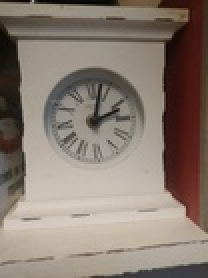
#> input picture data/0.jpg, 104 x 139 px, shrunk from 390 x 520 before the run (shown 2 times larger)
$ python script.py data/0.jpg
#> lines starting #> are read from the running program, lines starting #| are printed output that depends on the picture; after the words box and inside, x2 and y2 are one past the last pixel; in counts of white or black regions, pixels touching at a corner belong together
### hour_computing.py
from skimage import io, feature
import matplotlib.pyplot as plt
from matplotlib.pyplot import imshow
from skimage.transform import resize
import numpy as np
import scipy
import math
import copy
import sys

def paint_pixel(img, x, y, val):
    SE = point(len(img[0]), len(img))
    if(x - 1 >=0 and y-1 >=0 and x+1 < SE.x and y+1 < SE.y):
        img[y][x] = val
class point:
    def __init__(self, x=0, y=0):
        self.x = x
        self.y = y

    def distance(self ,other):
        a=self.x - other.x
        b=self.y - other.y
        return math.sqrt(a*a+b*b)

    def paint(self, img, val=(0,1.0,0), master = 1):
        for offx in (-1,0,1):
            for offy in (-1,0,1):
                paint_pixel(img, int(self.x)+offx, int(self.y)+offy, val)
class rectangle:
    def __init__(self):
        self.NW=point(1000000, 1000000)
        self.center=point()
        self.SE=point(-1,-1)
        self.x_val=0
        self.y_val=0

    def contains(self, p):
        if(self.NW.x < p.x and self.NW.y < p.y and self.SE.x > p.x and self.SE.y > p.y):
            return True
        return False

    def resize(self, prop):
        w = prop * (self.SE.x - self.NW.x)/2
        h = prop * (self.SE.y - self.NW.y)/2
        self.NW.x = self.center.x - w
        self.NW.y = self.center.y - h
        self.SE.x = self.center.x + w
        self.SE.y = self.center.y + h
        self.center = self.center
        self.x_val = 2*w
        self.y_val = 2*h


    def paint(self, img, val=(1.0,0,0)):
        for y in (int(self.NW.y), int(self.NW.y)-1, int(self.SE.y), int(self.SE.y)-1):
            for x in range(int(self.NW.x), int(self.SE.x)):
                paint_pixel(img, x, y, val)
        for x in (int(self.NW.x), int(self.NW.x)-1, int(self.SE.x), int(self.SE.x)-1):
            for y in range(int(self.NW.y), int(self.SE.y)):
                paint_pixel(img, x, y, val)
class shape:
    def __init__(self):
        self.points = []
        self.frame = rectangle()
        self.masscenter = point()
        self.square = False

    def any_in(self, other):       # self - shape other - rectangle
        for p in self.points:
            if(other.contains(p)):
                return True
        return False

    def update(self):
        self.square = False
        self.frame.NW=point(1000000, 1000000)
        self.frame.SE=point(-1,-1)
        sumX = 0
        sumY = 0
        for p in self.points:
            sumX += p.x
            sumY += p.y
            if(p.x < self.frame.NW.x):
                self.frame.NW.x = p.x
            if(p.y < self.frame.NW.y):
                self.frame.NW.y = p.y
            if(p.x > self.frame.SE.x):
                self.frame.SE.x = p.x
            if(p.y > self.frame.SE.y):
                self.frame.SE.y = p.y

        self.masscenter.x = sumX/len(self.points)
        self.masscenter.y = sumY/len(self.points)

        self.frame.center.x = (self.frame.NW.x + self.frame.SE.x)/2
        self.frame.center.y = (self.frame.NW.y + self.frame.SE.y)/2
        self.frame.x_val=self.frame.SE.x-self.frame.NW.x
        self.frame.y_val=self.frame.SE.y-self.frame.NW.y

    def paint(self, img, val=(1.0,0,0)):
        for p in self.points:
            img[p.y][p.x] = val
def find_consistent_shapes(img):
    img = copy.deepcopy(img)
    SE = point(len(img[0]), len(img))
    shapes=[]
    for y in range(SE.y):
        for x in range(SE.x):
            stack = [point(x, y)]
            s = shape()
            while(len(stack) > 0):
                p = stack.pop()
                if(p.x < 0 or p.y < 0 or p.x >= SE.x or p.y >= SE.y):
                    continue
                if(img[p.y][p.x] == 1):
                    img[p.y][p.x] = 0
                    s.points.append(p)
                    stack.append(point(p.x, p.y-1))
                    stack.append(point(p.x, p.y+1))
                    stack.append(point(p.x-1, p.y))
                    stack.append(point(p.x-1, p.y-1))
                    stack.append(point(p.x-1, p.y+1))
                    stack.append(point(p.x+1, p.y))
                    stack.append(point(p.x+1, p.y-1))
                    stack.append(point(p.x+1, p.y+1))
            if(len(s.points) > 10):
                s.update()
                if(s.frame.x_val * s.frame.y_val > 0.005 * SE.x * SE.y):
                    makeSquare(s, SE)
                shapes.append(s)
    return shapes
def makeSquare(s, SE):
    if s.frame.x_val > s.frame.y_val:
        d = s.frame.x_val - s.frame.y_val
        if(s.masscenter.y < s.frame.center.y):
            s.frame.SE.y = min(s.frame.SE.y + d, SE.y-1)
        else:
            s.frame.NW.y = max(s.frame.NW.y - d, 0)
        s.frame.center.y = (s.frame.NW.y + s.frame.SE.y)/2
    else:
        d = s.frame.y_val - s.frame.x_val
        if(s.masscenter.x < s.frame.center.x):
            s.frame.SE.x = min(s.frame.SE.x + d, SE.x-1)
        else:
            s.frame.NW.x = max(s.frame.NW.x - d, 0)
        s.frame.center.x = (s.frame.NW.x + s.frame.SE.x)/2
    s.frame.x_val=s.frame.SE.x-s.frame.NW.x
    s.frame.y_val=s.frame.SE.y-s.frame.NW.y
    s.square = True
def find_clock(shapes):
    min_badness=1.0
    result=shape()
    for i in range(len(shapes)):
        pivot = shapes[i]
        insiders = [shapes[j] for j in range(len(shapes)) if i != j and pivot.frame.contains(shapes[j].frame.NW) and pivot.frame.contains(shapes[j].frame.SE) and len(shapes[j].points) > pivot.frame.x_val/10]
        if(len(insiders) == 0):
            continue
        r = (pivot.frame.x_val + pivot.frame.y_val)/4
        badness=0
        for hour in range(12):
            crit_point = point(pivot.frame.center.x+math.cos(hour*math.pi/6)*r, pivot.frame.center.y+math.sin(hour*math.pi/6)*r)
            badness = badness + min([crit_point.distance(insider.frame.center) for insider in insiders])/r
        badness=badness/12
        if(badness < min_badness):
            min_badness = badness
            result = copy.deepcopy(pivot)
    if(len(result.points) == 0):
        raise Exception('Nie znaleziono tarczy!')
    return result
def find_tips(shapes, clock, p0 = 0.175):
    tips = shape()
    a = copy.deepcopy(clock.frame)
    a.resize(p0)
    for s in shapes:
        if s.any_in(a):
            tips.points.extend(s.points)

    if(len(tips.points) > 0):
        tips.update()
    else:
        raise Exception('Nie znaleziono wskazowek!')
    return tips

def find_center(tips, clock, p0 = 0.325):
    return clock.frame.center

def alfa_cp(C, P):
    if(C.x == P.x):
        if(P.y > C.y):
            return math.pi
        else:
            return 0
    elif(C.y == P.y):
        if(P.x > C.x):
            return math.pi/2
        else:
            return 3*math.pi/2
    else:
        W = abs(P.x - C.x)
        H = abs(P.y - C.y)
        if(P.x > C.x and P.y < C.y):
            return math.atan(W/H)
        elif(P.x > C.x and P.y > C.y):
            return math.pi/2 + math.atan(H/W)
        elif(P.x < C.x and P.y > C.y):
            return math.pi + math.atan(W/H)
        else:
            return 3*math.pi/2 + math.atan(H/W)
def find_angles(tips, C, A, step = 6, p0 =0.22, p1=35):
    di = {}
    angles = []
    for tt in range(0, 360, step):
        di[tt] = 0

    for t in tips.points:
        for tt in range(0, 360, step):
            theta = tt *math.pi/180
            beta = abs(theta - alfa_cp(C, t))
            odl = C.distance(t)
            odch = abs(odl*math.sin(beta))
            if(beta < math.pi/2 and (odl > A*p0  and odch < A/p1)):
                di[tt] += 1

    last = -1
    nextt = True

    for tt in range(0, 360, step):
        if(di[tt] > last):
            last = di[tt]
            nextt = True
        else:
            if(nextt == True):
                angles.append((tt-step))
                nextt = False
            last = di[tt]

    angles.sort( key = lambda el: di[el], reverse=True)
    for i in range(min(len(angles),5)):
        angles[i] = angles[i]/30
    return angles[0:min(len(angles),5)]

def get_hour(angles, p0=4.6, p1=1.7, p2=1.09):
    di = []

    for i in range(len(angles)):
        prM = angles[i]/12
        for j in range(len(angles)):
            if(i == j):
                continue
            od = (angles[j] - int(angles[j]) - prM)
            k = 0.5 - abs(abs(od) - 0.5)
            k = p0 * k + i*p1 + j*p2
            hours = int(angles[j])
            if(od > 0.5):
                hours = hours + 1
            elif(od < -0.5):
                hours = hours - 1
            if(hours == -1):
                hours = 11
            if(hours == 0):
                hours = 12
            minutes = int(angles[i]*5)
            di.append((hours, minutes, k))

    di.sort(key= lambda el: el[2])

    if(len(di) == 0):
        raise Exception('Nie znaleziono kątów wskazówek!')

    return di[0][0], di[0][1]


# [21 lines left out: function calculate_hour, not called in this run]

### script.py
from skimage import io, feature
import matplotlib.pyplot as plt
from matplotlib.pyplot import imshow
from skimage.transform import resize
import numpy as np
import scipy
import math
import copy
import sys
import hour_computing

for i in range(1, len(sys.argv)):
    print('ZEGAR ' + sys.argv[i])
    img = io.imread(sys.argv[i], as_gray=True)
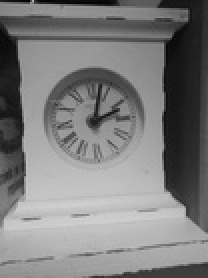
#> img: shape (139, 104) float64 (shown 2 times larger); min 0.00583, max 0.825, mean 0.493
    succes = False
    state = 0
    while(succes == False):
        emg = []
        if(state == 0):
            emg = feature.canny(img, 1, low_threshold = 0.21, high_threshold= 0.45)
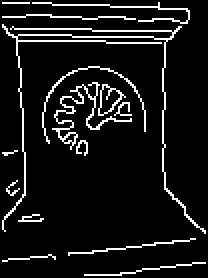
#> emg: shape (139, 104) bool (shown 2 times larger); 8.8% white in thin lines or dots
        else:
            emg = feature.canny(img, 1, low_threshold = 0.08, high_threshold= 0.15)

        fig = plt.figure(figsize=(len(emg[0])/100,len(emg)/100))
        shapes = hour_computing.find_consistent_shapes(emg)
#> after the loop in find_consistent_shapes, `for y in range(SE.y):`: img: shape (139, 104) bool; 8.83% of pixels changed, all inside (x1, y1, x2, y2) = (1, 1, 103, 138)
        emg = [[(float(v),float(v),float(v)) for v in line]for line in emg]
        try:
            clock = hour_computing.find_clock(shapes)
#> the loop in find_clock, `for i in range(len(shapes)):` made 14 passes
            tips = hour_computing.find_tips(shapes, clock)
#> the loop in find_tips, `for s in shapes:` made 14 passes
            center = hour_computing.find_center(tips, clock)
            angles =  hour_computing.find_angles(tips, center, clock.frame.x_val)
#> the loop in find_angles, `for i in range(min(len(angles),5)):` made 5 passes
            hour, mintues = hour_computing.get_hour(angles)
#> the loop in get_hour, `for i in range(len(angles)):` made 5 passes
            print(str(hour)+":"+str(mintues))
#| 1:42
            clock.frame.paint(emg)
            tips.paint(emg)
            center.paint(emg)

            imshow(emg)
            fig.savefig("result/" + str(i)+".png")
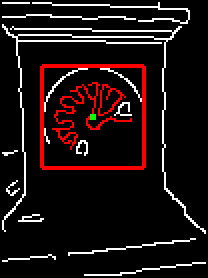
#> shown: shape (139, 104, 3) float64 (shown 2 times larger); mean R, G, B 0.114, 0.0705, 0.0699
            succes = True
        except Exception as e:
            print(e)
            if(state == 0):
                print("Ponawiam próbę")
                state = 1
            else:
                print("Nie wykryto zegara, kończenie")
                state = 0
                succes = True

$ run again, on data/10.jpg
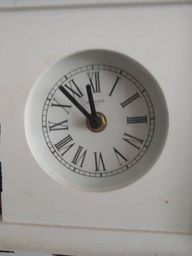
#> input picture data/10.jpg, 192 x 256 px, shrunk from 720 x 960 before the run
#> `emg = feature.canny(img, 1, low_threshold = 0.21, high_threshold= 0.45)`:
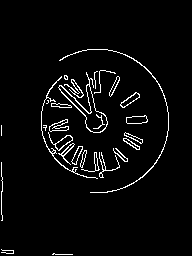
#> emg: shape (256, 192) bool; 3.9% white in thin lines or dots, all inside (x1, y1, x2, y2) = (1, 49, 169, 255)
#> the loop in find_clock, `for i in range(len(shapes)):` made 27 passes
#> the loop in find_tips, `for s in shapes:` made 27 passes
#> the loop in find_angles, `for i in range(min(len(angles),5)):` made 2 passes
#> the loop in get_hour, `for i in range(len(angles)):` made 2 passes
#| 11:54
#> `fig.savefig("result/" + str(i)+".png")`:
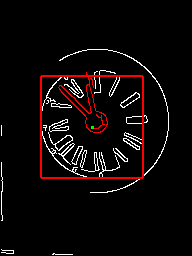
#> shown: shape (256, 192, 3) float64; mean R, G, B 0.0545, 0.0322, 0.032

$ run again, on data/11.jpg
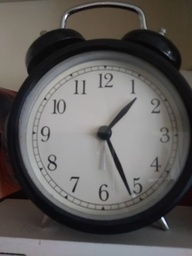
#> input picture data/11.jpg, 192 x 256 px, shrunk from 360 x 480 before the run
#> `emg = feature.canny(img, 1, low_threshold = 0.21, high_threshold= 0.45)`:
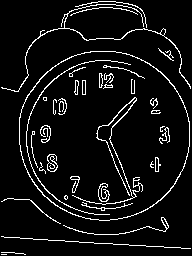
#> emg: shape (256, 192) bool; 7% white in thin lines or dots
#> the loop in find_clock, `for i in range(len(shapes)):` made 38 passes
#> the loop in find_tips, `for s in shapes:` made 38 passes
#> the loop in find_angles, `for i in range(min(len(angles),5)):` made 4 passes
#> the loop in get_hour, `for i in range(len(angles)):` made 4 passes
#| 1:26
#> `fig.savefig("result/" + str(i)+".png")`:
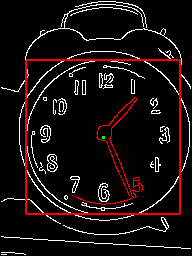
#> shown: shape (256, 192, 3) float64; mean R, G, B 0.0927, 0.0593, 0.0591

$ run again, on data/12.jpg
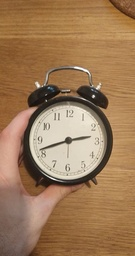
#> input picture data/12.jpg, 135 x 256 px, shrunk from 508 x 960 before the run
#> `emg = feature.canny(img, 1, low_threshold = 0.21, high_threshold= 0.45)`:
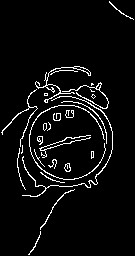
#> emg: shape (256, 135) bool; 5.1% white in thin lines or dots
#> the loop in find_clock, `for i in range(len(shapes)):` made 22 passes
#> the loop in find_tips, `for s in shapes:` made 22 passes
#> the loop in find_angles, `for t in tips.points:` made 134 passes
#> the loop in find_angles, `for i in range(min(len(angles),5)):` made 3 passes
#> the loop in get_hour, `for i in range(len(angles)):` made 3 passes
#| 2:43
#> the loop in paint, `for p in self.points:` made 134 passes
#> `fig.savefig("result/" + str(i)+".png")`:
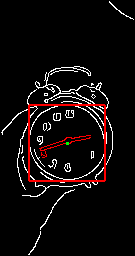
#> shown: shape (256, 135, 3) float64; mean R, G, B 0.0648, 0.0438, 0.0436
